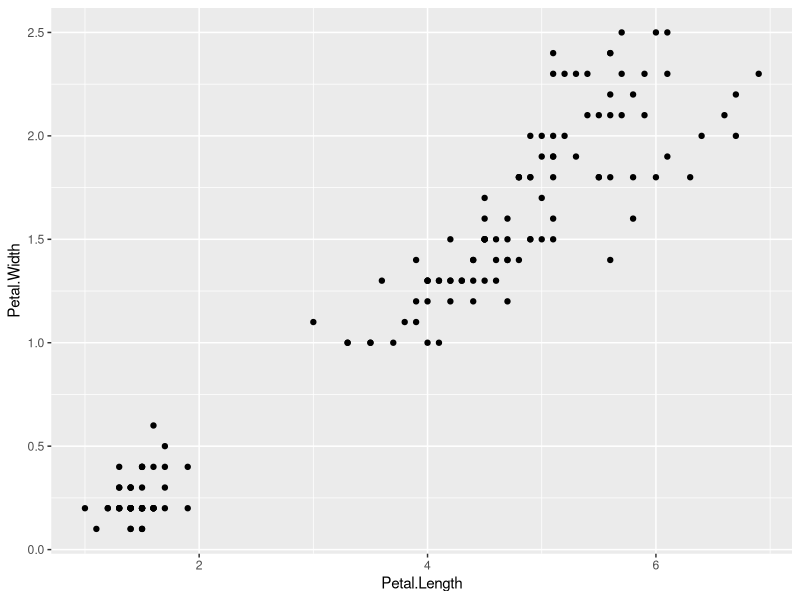
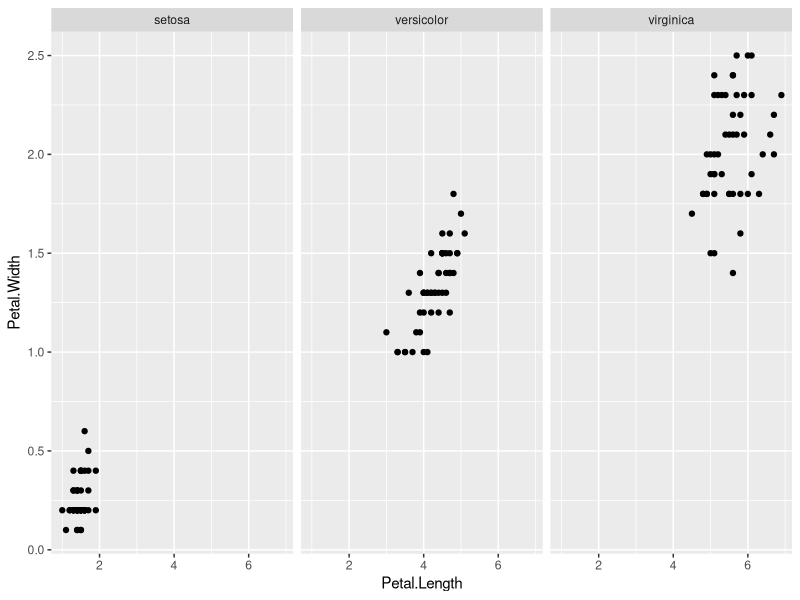
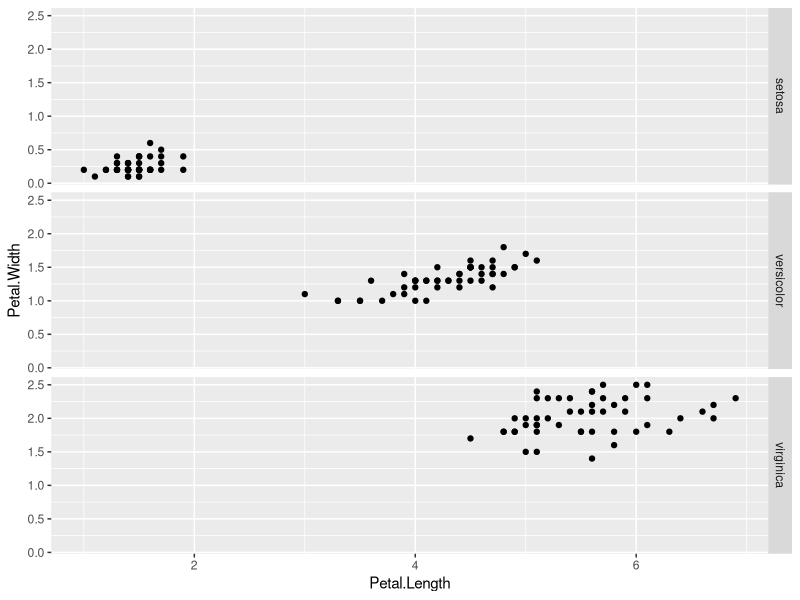
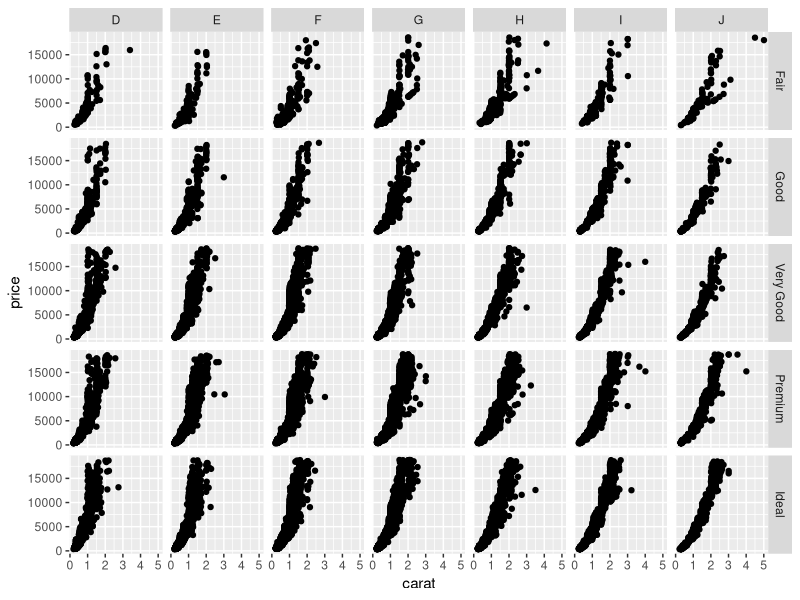
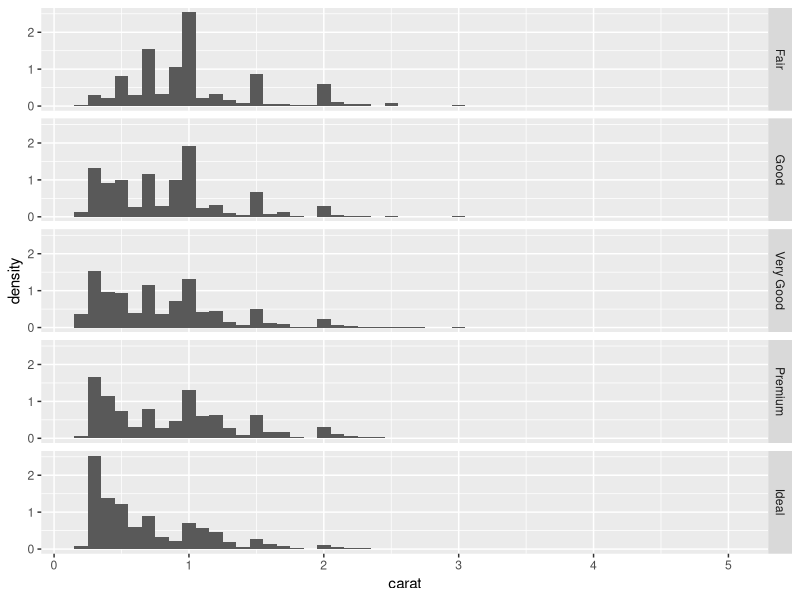
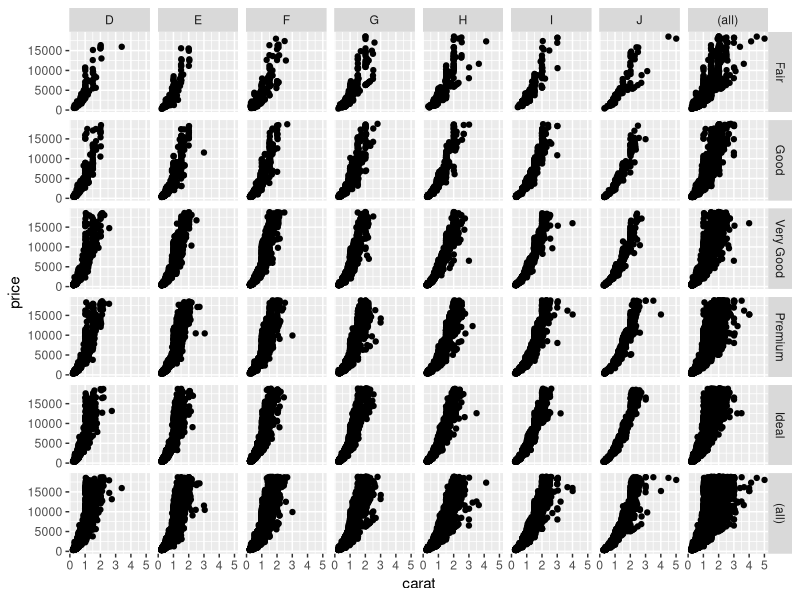
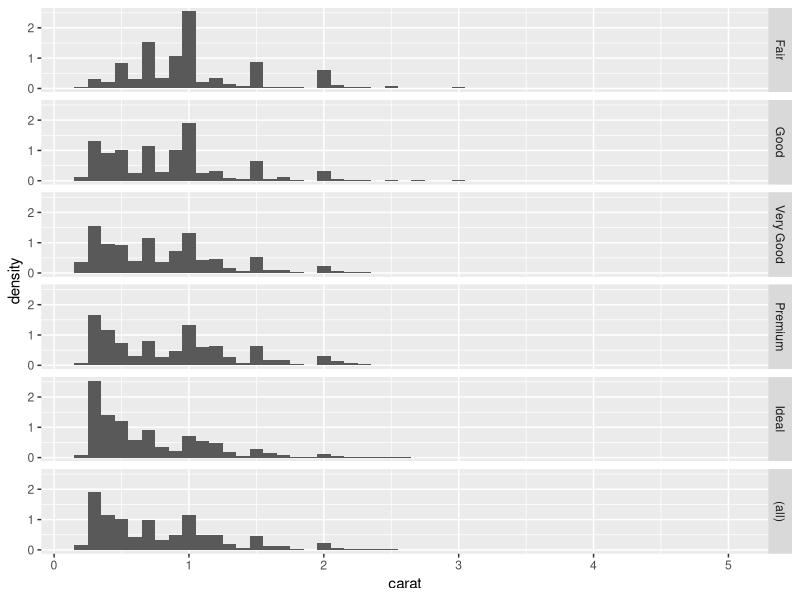

The R source for these figures, in order:
#一、散点图
library(ggplot2)
p1 <- ggplot(data = iris, mapping = aes(x = Petal.Length, y = Petal.Width))
#不作任何处理的散点图
p1 + geom_point()
#行多列的分面图
p1 + geom_point() + facet_grid(.~Species)
#一列多行的分面图
p1 + geom_point() + facet_grid(Species~.)
#也可以实现多行对列的分面，一般将因子水平数目最大的变量按列排放
p2 <- ggplot(data = diamonds, mapping = aes(x = carat, y = price))
p2 + geom_point() + facet_grid(cut~color)


#二、直方图
p3 <- ggplot(data = diamonds, mapping = aes(x = carat, y = ..density..))
p3 + geom_histogram(binwidth = 0.1) + facet_grid(cut~.)


#三、边际图
#还可以为分面图再添加一项边际图，实现功能只需设置参数margins=TRUE。
p4 <- ggplot(data = diamonds, mapping = aes(x = carat, y = price))
p4 + geom_point() + facet_grid(cut~color, margins=TRUE)
p5 <- ggplot(data = diamonds, mapping = aes(x = carat, y = ..density..))
p5 + geom_histogram(binwidth = 0.1) + facet_grid(cut~. , margins=TRUE)
